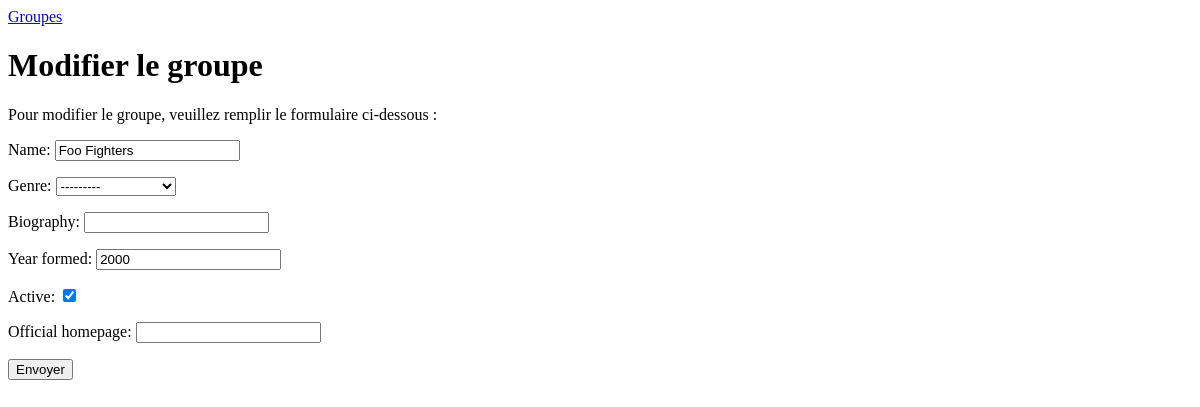
Page /bands/update/4/ on the earlier database version.
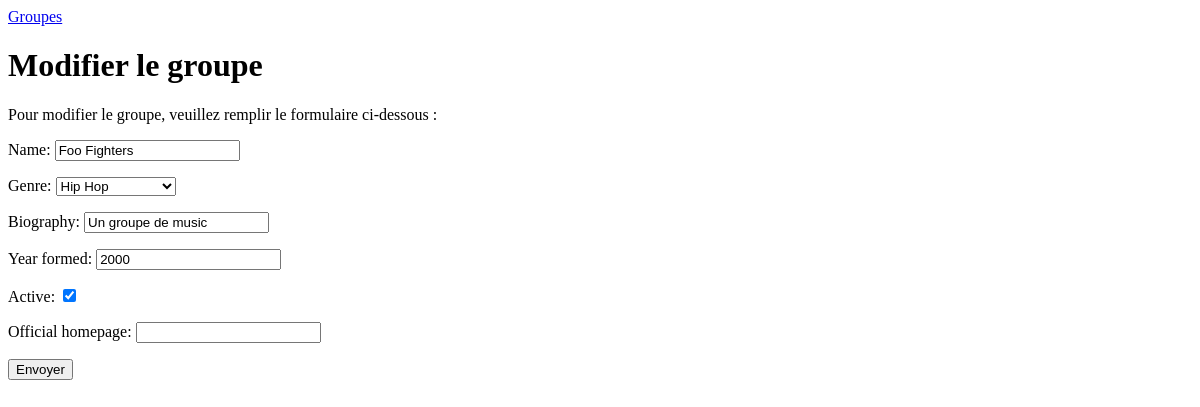
Same page on the later database version.
### listings/models.py (models this page shows, shortened)
class Band(models.Model):
    class Genre(models.TextChoices):
        HIP_HOP = 'HH'
        SYNTH_POP = 'SP'
        ALTERNATIVE_ROCK = 'AR'
    name = models.fields.CharField(max_length=100)
    genre = models.fields.CharField(
        max_length=20,
        choices=Genre.choices,
    )
    biography = models.fields.CharField(max_length=1000)
    year_formed = models.fields.IntegerField(
        validators=[MinValueValidator(1900), MaxValueValidator(2025)]
    )
    active = models.fields.BooleanField(default=True)
    official_homepage = models.fields.URLField(null=True, blank=True)

### listings/views.py (the view)
# urls.py: path('bands/update/<int:id>/', views.band_update, name='band-update'),
def band_update(request, id):
            band = Band.objects.get(id=id)
            form = BandForm(instance=band)  # on pré-remplir le formulaire avec un groupe existant
            if request.method == 'POST':
                form = BandForm(request.POST, instance=band)  # on pré-remplir le formulaire avec un groupe existant
                if form.is_valid():
                    form.save()
                    return redirect('band-detail', id=band.id)  # rediriger vers la page de détails du groupe
            else:
                form = BandForm(instance=band)  # on pré-remplir le formulaire avec un groupe existant
            return render(request,
                            'listings/band_update.html',
                            {'form': form})

### listings/forms.py
class BandForm(forms.ModelForm):
    class Meta:
        model = Band
        fields = '__all__'

### listings/templates/listings/band_update.html (shortened to what this page needs)
{% extends 'listings/base.html' %}
{% block content %}
    <h1>Modifier le groupe</h1>
    <p>Pour modifier le groupe, veuillez remplir le formulaire ci-dessous :</p>
    <form method="post" >
        {{ form.as_p }}
        <input type="submit" value="Envoyer">
    </form>
{% endblock %}

Differences in the rows shown:
changed Band "Foo Fighters": genre "---------" → "Hip Hop"; biography (not shown) → "Un groupe de music"
